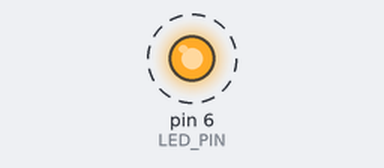
Bench run of a sketch on a simulated Arduino Uno, built with avr-gcc and run on an emulated ATmega328P. Parts: output pins drawn as LEDs (lit = HIGH). Dashed ring = blinking.

Above: at 0.15 s.
Timing chart, 0 to 3.0 s (numbered marks = the images above):
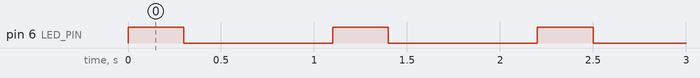

The sketch:

Ex_1.ino
```cpp
/*
  Blink

*/
#define LED_PIN 6 // Defining the pin for the LED

// the setup function runs once when you press reset or power the board
void setup() {
  // initialize digital pin LED_PIN as an output.
  pinMode(LED_PIN, OUTPUT);
}

// the loop function runs over and over again forever
void loop() {
  digitalWrite(LED_PIN, HIGH);   // turn the LED on (HIGH is the voltage level)
  delay(300);                    // wait for 300ms
  digitalWrite(LED_PIN, LOW);    // turn the LED off by making the voltage LOW
  delay(800);                    // wait for 800ms
}
```

Measured:
- by itself, pin 6 (LED_PIN): alternates HIGH for 0.30 s and LOW for 0.80 s
